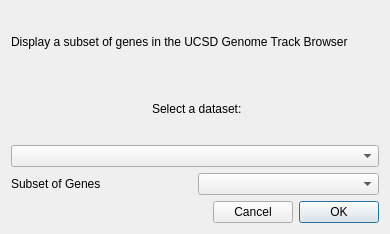
<?xml version="1.0" encoding="UTF-8"?>
<ui version="4.0">
 <class>GenomeTrack</class>
 <widget class="QDialog" name="GenomeTrack">
  <property name="geometry">
   <rect>
    <x>0</x>
    <y>0</y>
    <width>390</width>
    <height>234</height>
   </rect>
  </property>
  <property name="windowTitle">
   <string>Display in UCSD Genome Track Viewer</string>
  </property>
  <layout class="QGridLayout" name="gridLayout">
   <item row="4" column="0">
    <layout class="QHBoxLayout" name="horizontalLayout_6">
     <item>
      <spacer name="horizontalSpacer">
       <property name="orientation">
        <enum>Qt::Horizontal</enum>
       </property>
       <property name="sizeHint" stdset="0">
        <size>
         <width>40</width>
         <height>20</height>
        </size>
       </property>
      </spacer>
     </item>
     <item>
      <widget class="QPushButton" name="button_cancel">
       <property name="text">
        <string>Cancel</string>
       </property>
      </widget>
     </item>
     <item>
      <widget class="QPushButton" name="button_ok">
       <property name="text">
        <string>OK</string>
       </property>
       <property name="default">
        <bool>true</bool>
       </property>
      </widget>
     </item>
    </layout>
   </item>
   <item row="1" column="0">
    <widget class="QLabel" name="label_5">
     <property name="text">
      <string> Select a dataset:</string>
     </property>
     <property name="alignment">
      <set>Qt::AlignCenter</set>
     </property>
    </widget>
   </item>
   <item row="2" column="0">
    <widget class="QComboBox" name="combosel_data">
     <property name="sizeAdjustPolicy">
      <enum>QComboBox::AdjustToMinimumContentsLength</enum>
     </property>
    </widget>
   </item>
   <item row="3" column="0">
    <layout class="QHBoxLayout" name="horizontalLayout_7">
     <item>
      <widget class="QLabel" name="label_8">
       <property name="text">
        <string>Subset of Genes</string>
       </property>
      </widget>
     </item>
     <item>
      <widget class="QComboBox" name="combosel_subset">
       <property name="sizeAdjustPolicy">
        <enum>QComboBox::AdjustToMinimumContentsLength</enum>
       </property>
      </widget>
     </item>
    </layout>
   </item>
   <item row="0" column="0">
    <widget class="QLabel" name="label">
     <property name="text">
      <string>Display a subset of genes in the UCSD Genome Track Browser</string>
     </property>
     <property name="wordWrap">
      <bool>true</bool>
     </property>
    </widget>
   </item>
  </layout>
 </widget>
 <resources/>
 <connections/>
</ui>
